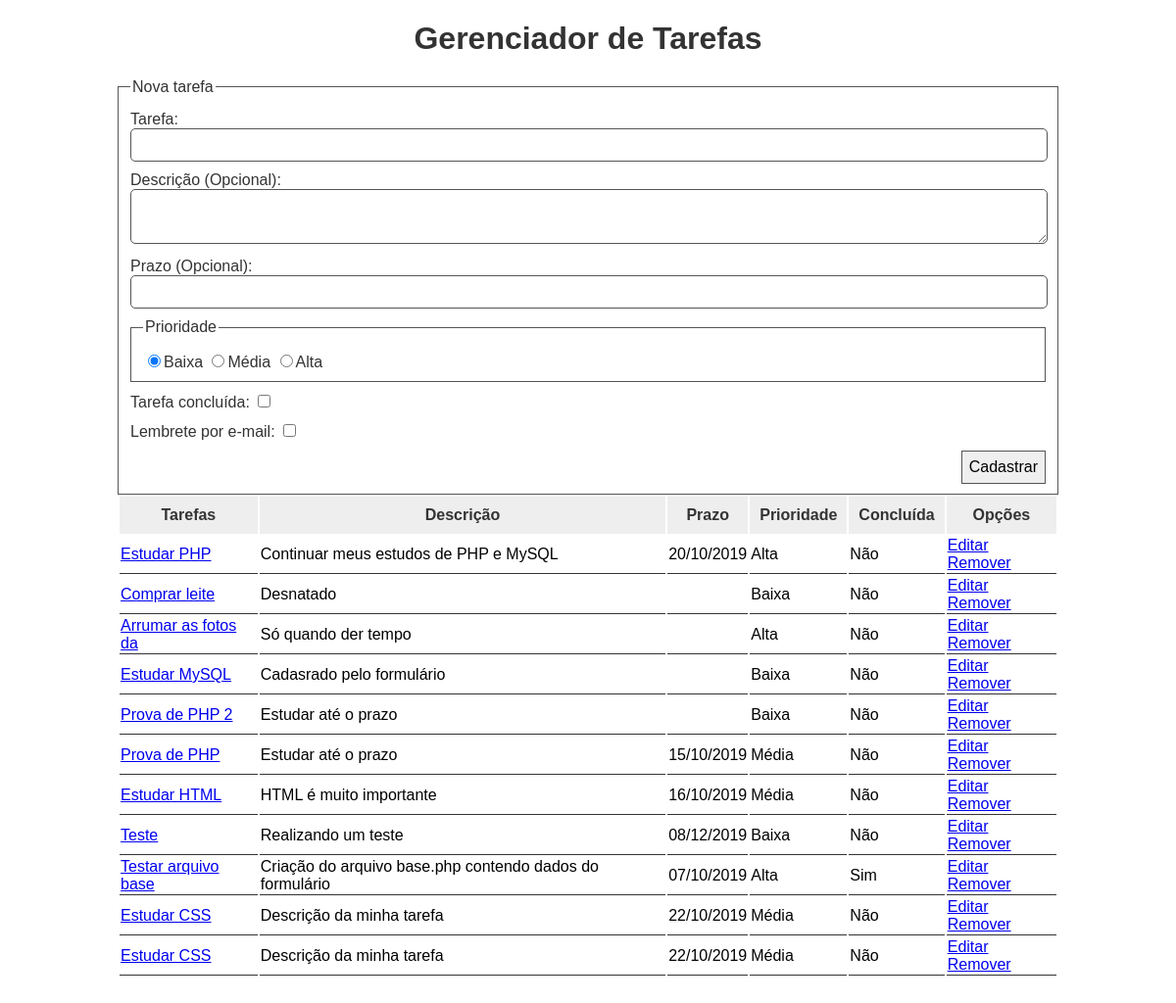
Before: / with the older database file.
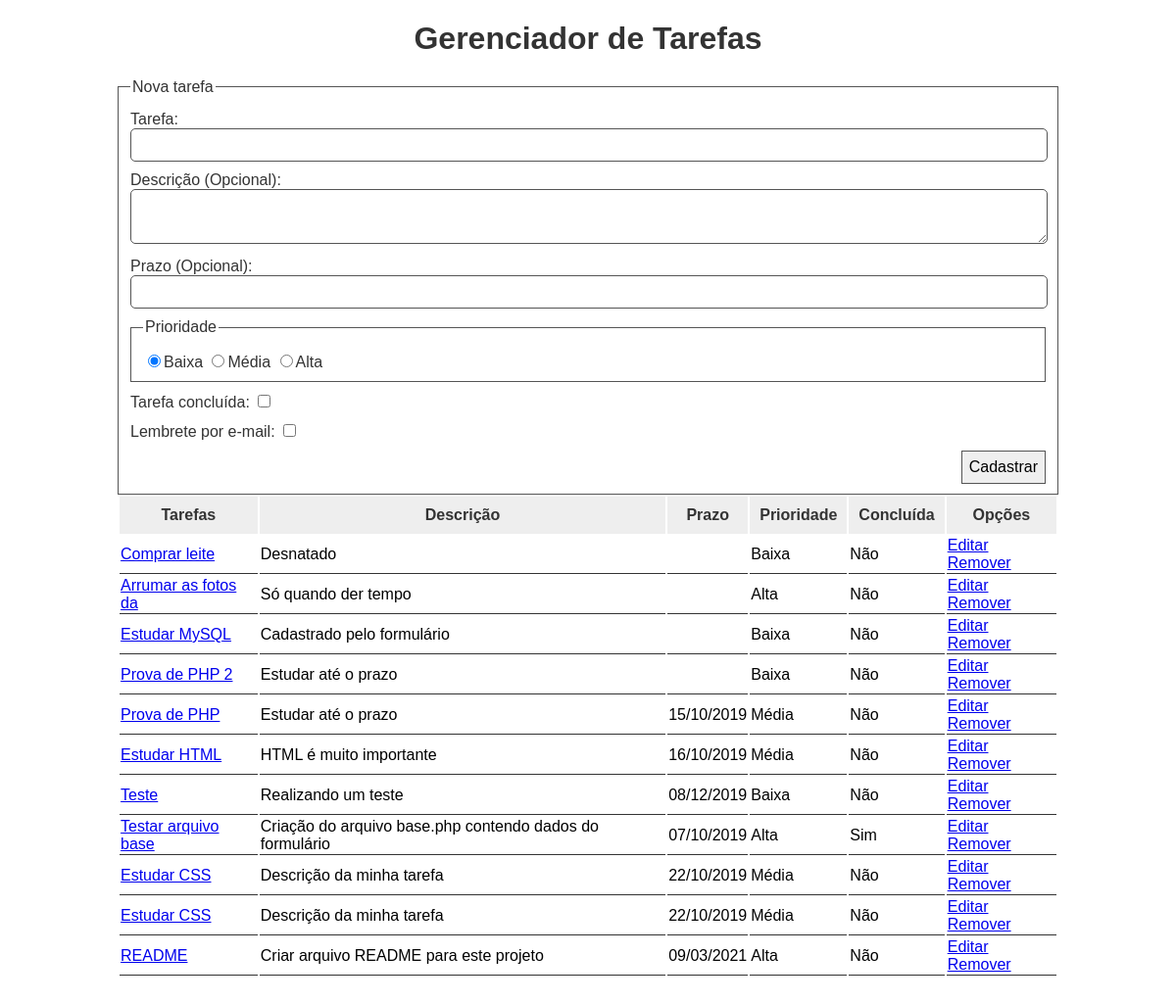
After: the same page with the newer database file.
### tables this page shows
CREATE TABLE `tarefas` (
  `id` int(11) NOT NULL,
  `nome` varchar(20) NOT NULL,
  `descricao` text,
  `prazo` date DEFAULT NULL,
  `prioridade` int(1) DEFAULT NULL,
  `concluida` tinyint(1) DEFAULT NULL
);

### controllers/tarefas.php (called while the page is built, shortened)
<?php
$exibir_tabela = true;
$tarefas = $repositorio_tarefas->buscar();
require __DIR__ . '/../views/template.php';

### models/RepositorioTarefas.php (called while the page is built, shortened)
<?php
class RepositorioTarefas
{
	private $pdo;
	public function __construct(PDO $pdo)
	{
		$this->pdo = $pdo;
	}
	public function buscar($tarefa_id = 0)
	{
		if ($tarefa_id > 0) {
			return $this->buscarTarefa($tarefa_id);
		} else {
			return $this->buscarTarefas();
		}
	}
	private function buscarTarefas()
	{
		$sqlBusca = 'SELECT * FROM tarefas';
		$resultado = $this->pdo->query($sqlBusca, PDO::FETCH_CLASS, 'Tarefa');
		$tarefas = [];
		foreach ($resultado as $tarefa) {
			$tarefa->setAnexos($this->buscarAnexos($tarefa->getId()));
			$tarefas[] = $tarefa;
		}
		return $tarefas;
	}
	public function buscarAnexos($tarefa_id)
	{
		$sqlBusca = "SELECT * FROM anexos WHERE tarefa_id = :tarefa_id";
		$query = $this->pdo->prepare($sqlBusca);
		$query->execute([
			"tarefa_id" => $tarefa_id,
		]);
		$anexos = [];
		while ($anexo = $query->fetchObject('Anexo')) {
			$anexos[] = $anexo;
		}
		return $anexos;
	}
}

### models/Tarefa.php (called while the page is built, shortened)
<?php
class Tarefa
{
	private $id = 0;
	private $nome = '';
	private $descricao = '';
	private $prazo = '';
	private $prioridade = 1;
	private $concluida = false;
	public function getId() : int
	{
		return $this->id;
	}
	public function getNome() : string
	{
		return $this->nome;
	}
	public function getDescricao() : string
	{
		return $this->descricao;
	}
	public function getPrazo() : string
	{
		return $this->prazo ? $this->prazo : '';
	}
	public function setPrioridade(int $prioridade)
	{
		$this->prioridade = $prioridade;
	}
	public function getPrioridade() : int
	{
		return $this->prioridade;
	}
	public function getConcluida() : bool
	{
		return $this->concluida ? $this->concluida : 0;
	}
}

### helpers/ajudantes.php (called while the page is built, shortened)
<?php
function traduz_prioridade($codigo) {
	$prioridade = '';
	switch ($codigo) {
		case 1:
			$prioridade = 'Baixa';
			break;
		case 2:
			$prioridade = 'Média';
			break;
		case 3:
			$prioridade = 'Alta';
			break;
	}
	return $prioridade;
}
function traduz_data_para_exibir($data) {
	if ($data == '' OR $data == '0000-00-00') {
		return '';
	}
	$partes = explode('-', $data);
	$objeto_data = DateTime::createFromFormat('Y-m-d', $data);
	return $objeto_data->format('d/m/Y');
}
function traduz_concluida($concluida) {
	if ($concluida == 1) {
		return 'Sim';
	}
	return 'Não';
}

### views/tabela.php (the view)
<table>
	<tr>
		<th>Tarefas</th>
		<th>Descrição</th>
		<th>Prazo</th>
		<th>Prioridade</th>
		<th>Concluída</th>
		<th>Opções</th>
	</tr>
	<?php foreach ($tarefas as $tarefa) : ?>
		<tr>
			<td>
				<a href="index.php?rota=tarefa&id=<?= $tarefa->getId() ?>">
					<?= htmlentities($tarefa->getNome()) ?>
				</a>
			</td>
			<td><?= htmlentities($tarefa->getDescricao()) ?></td>
			<td><?= traduz_data_para_exibir($tarefa->getPrazo()) ?></td>
			<td><?= traduz_prioridade($tarefa->getPrioridade()) ?></td>
			<td><?= traduz_concluida($tarefa->getConcluida()) ?></td>
			<td>
				<a href="index.php?rota=editar&id=<?= $tarefa->getId() ?>">
					Editar
				</a>
				<a href="index.php?rota=remover&id=<?= $tarefa->getId() ?>">
					Remover
				</a>
			</td>
		</tr>
	<?php endforeach ?>
</table>

### index.php (shortened to what this page needs)
<?php
require 'helpers/banco.php';
require 'helpers/ajudantes.php';
require 'models/Tarefa.php';
require 'models/RepositorioTarefas.php';
$repositorio_tarefas = new RepositorioTarefas ( $pdo );
$rota = 'tarefas';
if ( is_file ( "controllers/{$rota}.php" ) ) {
	require "controllers/{$rota}.php";
} else {
	echo 'Rota não encontrada';
}

### views/template.php (shortened to what this page needs)
<!DOCTYPE html>
<html lang="pt-br">
	<head>
		<link rel="stylesheet" type="text/css" href="assets/tarefas.css">
	</head>
	<body>
		<h1>Gerenciador de Tarefas</h1>
		<?php require 'formulario.php' ?>
		<?php if ($exibir_tabela) : ?>
			<?php require 'tabela.php' ?>
		<?php endif ?>
	</body>
</html>

### views/formulario.php (shortened to what this page needs)
<form method="POST">
	<fieldset>
		<legend>Nova tarefa</legend>
		<label>
			Tarefa:
			<input type="text" name="nome" value="<?= htmlentities($tarefa->getNome() ); ?>">
		</label>
		<label>
			Descrição (Opcional):
			<textarea name="descricao"><?= htmlentities($tarefa->getDescricao()) ?></textarea>
		</label>
		<label>
			Prazo (Opcional):
			<input type="text" name="prazo"
				value="<?= traduz_data_para_exibir($tarefa->getPrazo()) ?>">
		</label>
		<fieldset>
			<legend>Prioridade</legend>
			<label>
				<input type="radio" name="prioridade" value="1"
					<?= ($tarefa->getPrioridade() == 1) ? 'checked' : '' ?>>Baixa
				<input type="radio" name="prioridade" value="2"
					<?= ($tarefa->getPrioridade() == 2) ? 'checked' : '' ?>>Média
				<input type="radio" name="prioridade" value="3"
					<?= ($tarefa->getPrioridade() == 3) ? 'checked' : '' ?>>Alta
			</label>
		</fieldset>
		<label>
			Tarefa concluída:
			<input type="checkbox" name="concluida" value="1"
				<?= ($tarefa->getConcluida()) ? 'checked' : '' ?>>
		</label>
		<label>
			Lembrete por e-mail:
			<input type="checkbox" name="lembrete" value="1">
		</label>
		<button type="submit" class="botao">
			<?= ($tarefa->getId() > 0) ? 'Atualizar' : 'Cadastrar' ?>
		</button>
	</fieldset>
</form>

### assets/tarefas.css (style rules this page uses)
body { font-family: Sans-serif; color: #333; width: 80%; margin: 0 auto; margin-bottom: 4em; }
h1 { text-align: center; }
fieldset { border: 1px solid #555; color: #333; margin: 10px 0 0 0; }
label { display: block; margin: 10px 10px 0 0; }
input[type=text], input[type=email], input[type=tel], textarea { font-family: sans-serif; font-size: 1.2em; width: 100%; border: 1px solid #555; padding: 5px; border-radius: 5px; }
button.botao { margin: 10px 0 0 0; font-family: sans-serif; font-size: 1em; float: right; clear: both; border: 1px solid #555; padding: 7px; }
table { width: 100%; }
table th { background-color: #EEE; font-size: 1em; padding: 10px; }
table td { border-bottom: 1px solid #333; color: #000; }

Changed rows visible on the page:
removed tarefas: nome "Estudar PHP", descricao "Continuar meus estudos de PHP e MySQL", prazo "20/10/2019", prioridade "Alta", concluida "Não"
changed tarefas "Estudar MySQL": descricao "Cadasrado pelo formulário" → "Cadastrado pelo formulário"
added tarefas: nome "README", descricao "Criar arquivo README para este projeto", prazo "09/03/2021", prioridade "Alta", concluida "Não"
